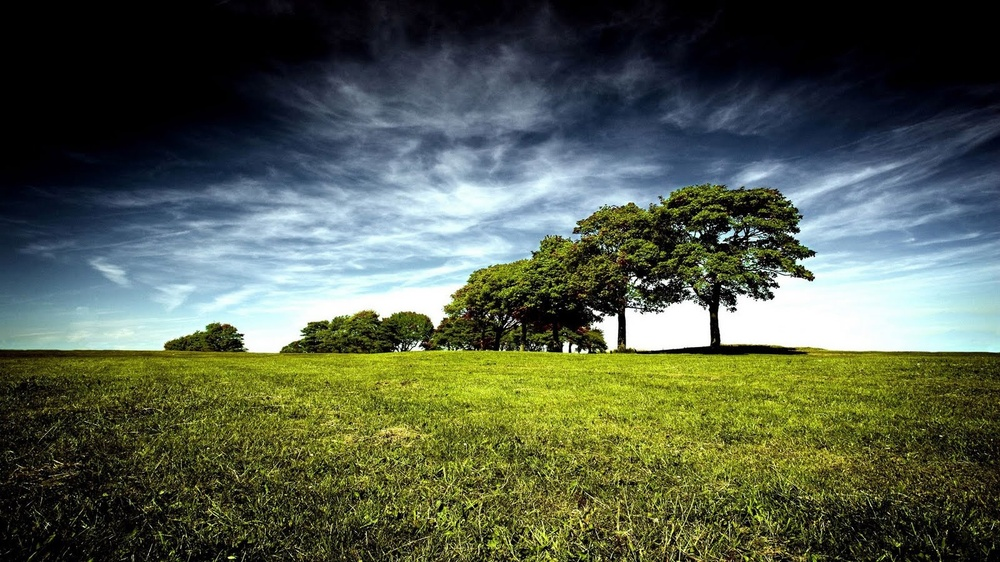
#> input picture Image_Clustering/image1.jpg, 1000 x 562 px, shrunk from 1600 x 900 before the run, found by its file name
$ python image.py image1.jpg   (Python 2 division)
#> lines starting #> are read from the running program, lines starting #| are printed output that depends on the picture
import cv2
import numpy as np
import sys
import os

usersinput =sys.argv[1]
os.makedirs(usersinput + '/Clustered')

for j in range(1,6):

    path = usersinput + '/image' + str(j) + '.jpg'
    print path
    img = cv2.imread(path)
#> img is the input picture: shape (562, 1000, 3); mean B, G, R 75.8, 93.3, 83.6
    Z = img.reshape((-1,3))
    Z = np.float32(Z)

    criteria = (cv2.TERM_CRITERIA_EPS + cv2.TERM_CRITERIA_MAX_ITER, 10, 1.0)
    K = 4
    ret,label,center=cv2.kmeans(Z, K, criteria, 10, cv2.KMEANS_RANDOM_CENTERS)
#> ret = 1.27e+09; center = [[229.9, 221.2, 195.4], [12.9, 14.58, 13.06], [87.99, 153.7, 141], [60.15, 82.18, 73.23]]

    center = np.uint8(center)
#> center = [[229, 221, 195], [12, 14, 13], [87, 153, 141], [60, 82, 73]]
    res = center[label.flatten()]
    res2 = res.reshape((img.shape))
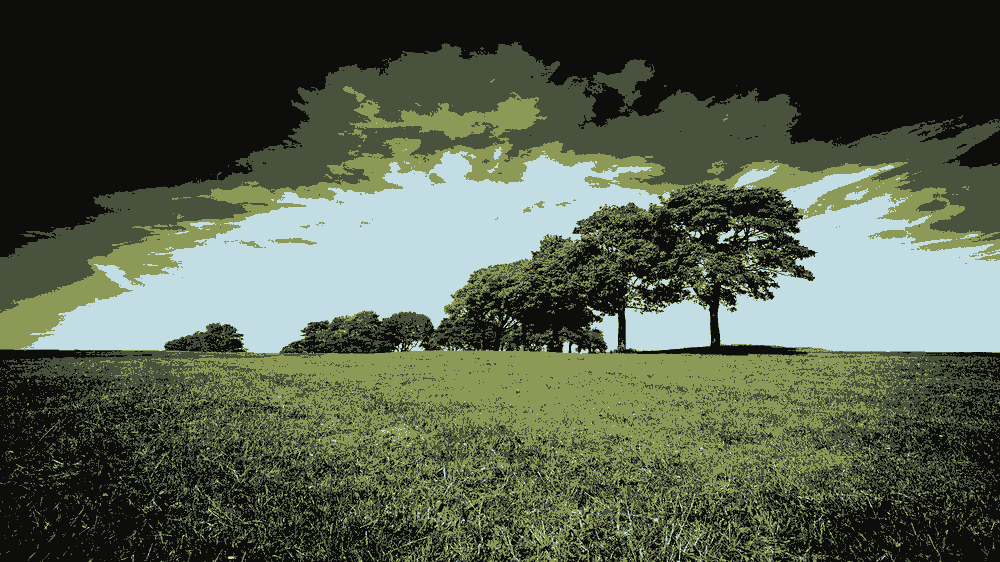
#> res2: shape (562, 1000, 3); mean B, G, R 75.1, 92.8, 83.5

    cv2.imwrite(sys.argv[1] + '/Clustered/image' + str(j)+'_clustered.jpg',res2)
#> pass 2 of the loop `for j in range(1,6):`:
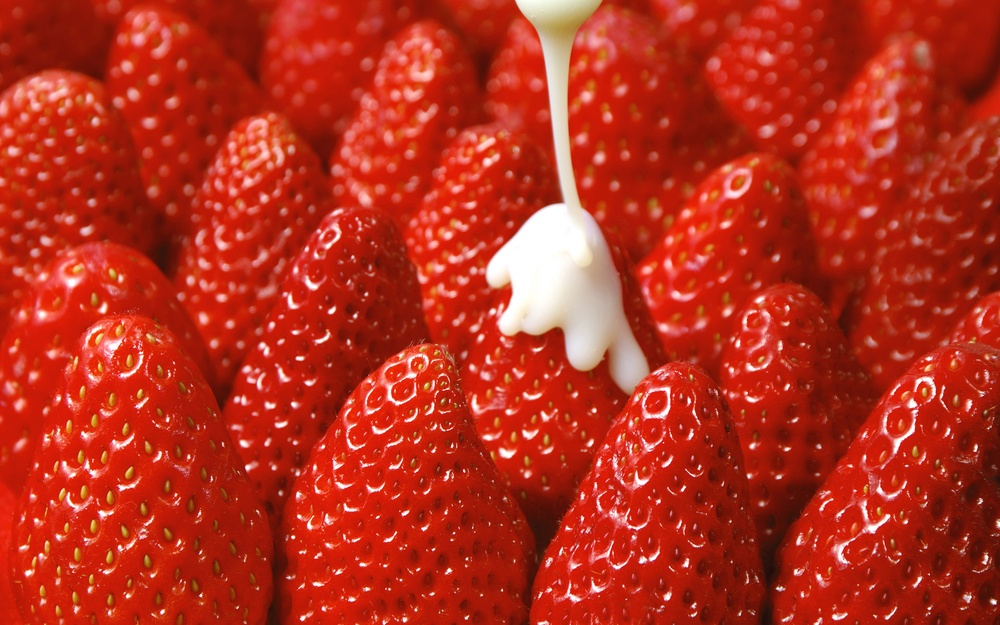
#> input picture Image_Clustering/image2.jpg, 1000 x 625 px, shrunk from 1920 x 1200 before the run, found by its file name
#> img is the input picture: shape (625, 1000, 3); mean B, G, R 29.5, 47.8, 183.1
#> `ret,label,center=cv2.kmeans(Z, K, criteria, 10, cv2.KMEANS_RANDOM_CENT..`: ret = 519656553.6; center = [[81.91, 99.64, 219.9], [7.82, 23.13, 140.4], [13.27, 34.88, 196.1], [198.4, 206.2, 240.4]]
#> `center = np.uint8(center)`: center = [[81, 99, 219], [7, 23, 140], [13, 34, 196], [198, 206, 240]]
#> `res2 = res.reshape((img.shape))`:
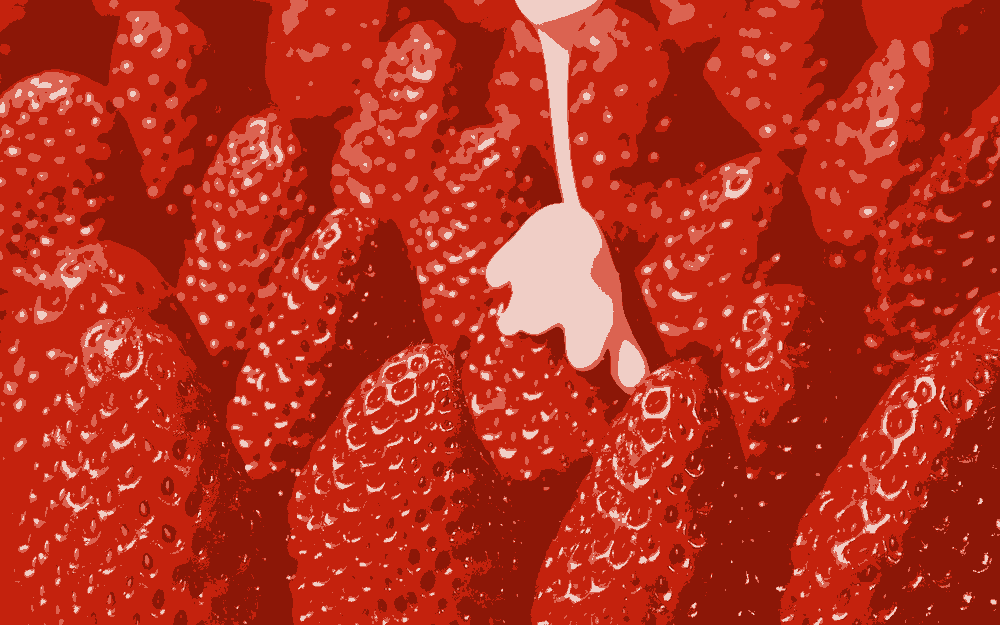
#> res2: shape (625, 1000, 3); mean B, G, R 28.9, 47.3, 182.8
#> (the run stopped early here; a loop or call above may not have finished)
